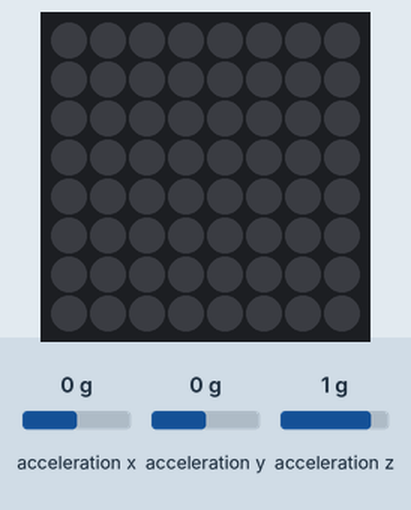
Bench run of a program on a simulated Raspberry Pi (BCM pin numbers) with a Sense HAT. Parts: the Sense HAT's 8×8 RGB LED matrix. Inputs (shaded band) come from the test bench; at power-on: acceleration x 0 g, acceleration y 0 g, acceleration z 1 g.

Above: at 1.2 s.
1.3 s: acceleration x set to -1.4 g
At 2.1 s:
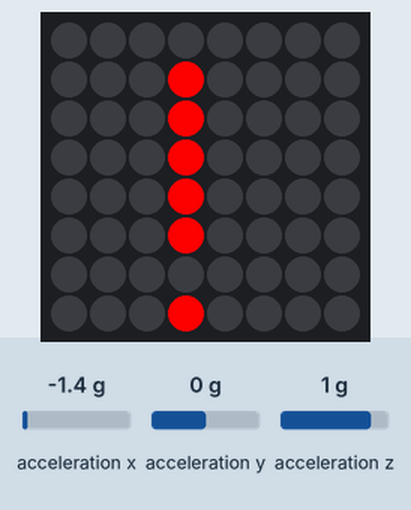
2.8 s: acceleration x set to -0.8 g
At 3.3 s:
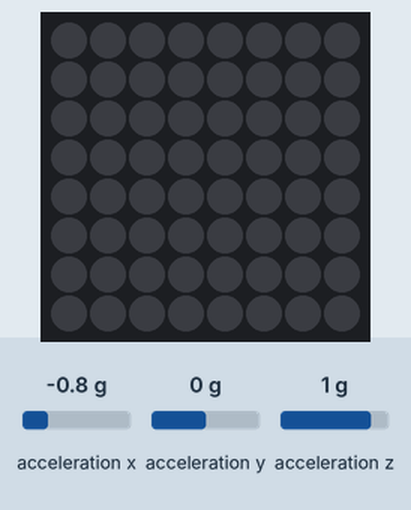
4.3 s: acceleration y set to -1.4 g
At 5.6 s:
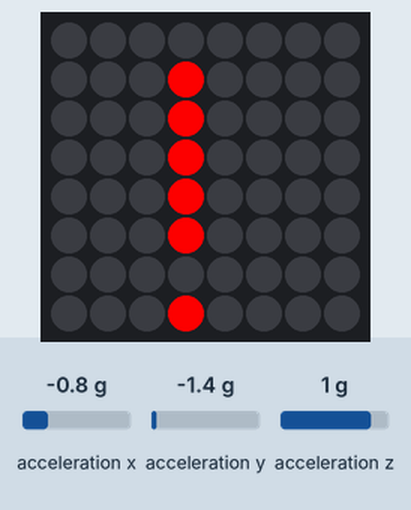
Timing chart, 0 to 7.3 s (numbered marks = the images above; inputs shaded):
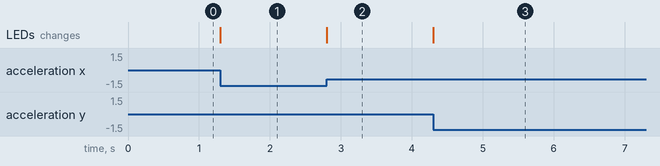

The program:

sensing-shake.py
```python
from sense_hat import SenseHat

sense = SenseHat()

red = (255, 0, 0)

while True:
    acceleration = sense.get_accelerometer_raw()

    x = acceleration['x']
    y = acceleration['y']
    z = acceleration['z']

    x = abs(x)
    y = abs(y)
    z = abs(z)

    if x > 1.2 or y > 1.2 or z > 1.2:
        sense.show_letter("!", red)
    else:
        sense.clear()

    
```

Measured:
- after the input at 1.3 s, the LEDs: change at once (image 1)
- after the input at 2.8 s, the LEDs: change at once (image 2)
- after the input at 4.3 s, the LEDs: change at once (image 3)
